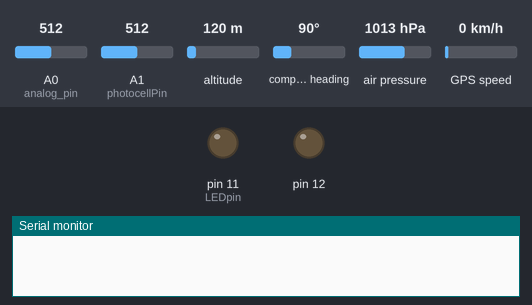
This sketch was run on a simulated Arduino Uno, built with avr-gcc and run on an emulated ATmega328P. Shown: output pins drawn as LEDs (lit = HIGH), the last lines printed to the serial monitor. The test bench sets the inputs (shaded band); at power-on: A1 (photocellPin) = 512, A0 (analog_pin) = 512, altitude 120 m, compass heading 90°, air pressure 1013 hPa, GPS speed 0 km/h. The GPS gets a fix after 3 s at 37.7749, -122.4194 with 8 satellites.

Above: at 1.2 s.
1.3 s: A1 (photocellPin) set to 306
At 3.3 s:
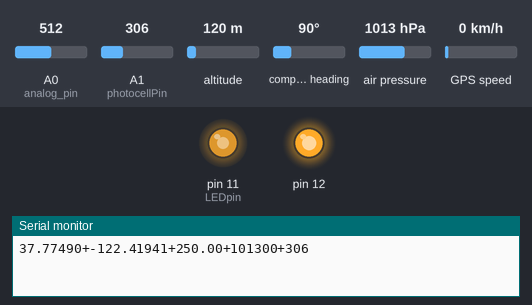
4.5 s: A1 (photocellPin) set to 30
At 5.6 s:
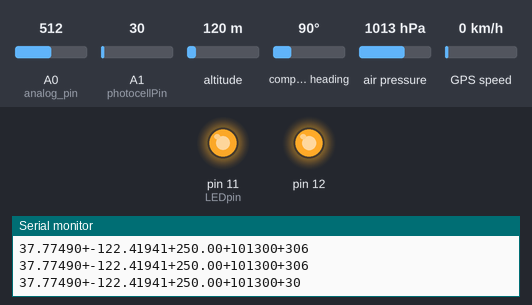
6.5 s: A1 (photocellPin) set to 716
At 7.8 s:
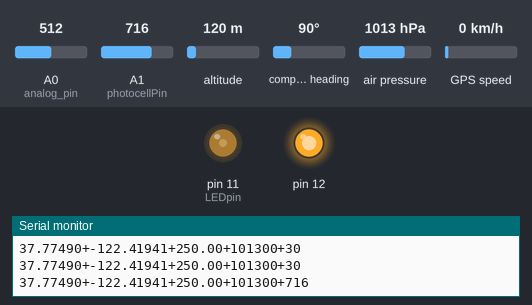
8.6 s: A1 (photocellPin) set to 992
At 10.0 s:
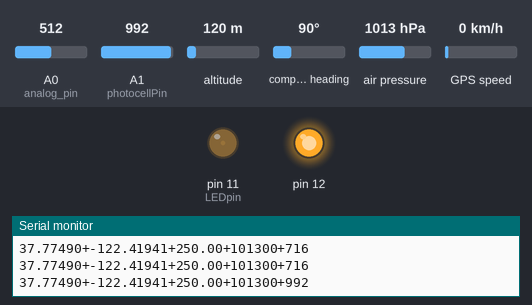
Timing chart, 0 to 11.6 s (numbered marks = the images above; inputs shaded):
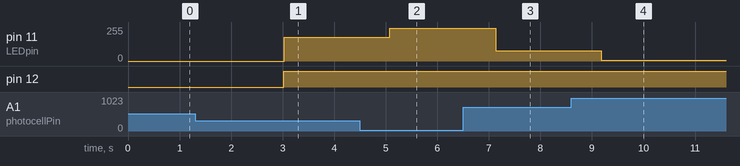

Measured:
- after the input at 1.3 s, pin 11 (LEDpin): 0/255 → 178/255 after 1.7 s
- after the input at 4.5 s, pin 11 (LEDpin): 178/255 → 247/255 after 0.58 s
- after the input at 6.5 s, pin 11 (LEDpin): 247/255 → 76/255 after 0.63 s
- after the input at 8.6 s, pin 11 (LEDpin): 76/255 → 7/255 after 0.58 s

The sketch:

GPS_funciones.ino
```cpp
/*
  6-12-12
  Aaron Weiss
  SparkFun Electronics, Beerware

  Example GPS Parser based off of arduiniana.org TinyGPS examples.

  Parses NMEA sentences from an EM406 running at 4800bps into readable
  values for latitude, longitude, elevation, date, time, course, and
  speed. Use 115200 baud for your serial port baud rate

  For the SparkFun GPS Shield. Make sure the switch is set to DLINE.

  Once you get your longitude and latitude you can paste your
  coordinates from the terminal window into Google Maps. Here is the
  link for SparkFun's location.
  http://maps.google.com/maps?q=40.06477,+-105.20997

  Uses the NewSoftSerial library for serial communication with your GPS,
  so connect your GPS TX and RX pin to any digital pin on the Arduino,
  just be sure to define which pins you are using on the Arduino to
  communicate with the GPS module.

  REVISIONS:
  1-17-11
    changed values to RXPIN = 2 and TXPIN = to correspond with
    hardware v14+. Hardware v13 used RXPIN = 3 and TXPIN = 2.

*/

// In order for this sketch to work, you will need to download
// TinyGPS and NewSoftSerial library from arduiniana.org and put them
// into the libraries folder in your ardiuno directory.
#include <SoftwareSerial.h>
#include <TinyGPS.h>
#include <SFE_BMP180.h>
#include <Wire.h>
#include <Adafruit_BMP085.h>

// Define which pins you will use on the Arduino to communicate with your
// GPS. In this case, the GPS module's TX pin will connect to the
// Arduino's RXPIN which is pin 3.
#define RXPIN 2
#define TXPIN 3
//#define RXPIN 5
//#define TXPIN 4

// This is the serial rate for your terminal program. It must be this
// fast because we need to print everything before a new sentence
// comes in. If you slow it down, the messages might not be valid and
// you will likely get checksum errors.
// Set this value equal to the baud rate of your terminal program
#define TERMBAUD  115200

// Set this value equal to the baud rate of your GPS
#define GPSBAUD  9600

// Create an instance of the TinyGPS object
TinyGPS gps;
// Initialize the NewSoftSerial library to the pins you defined above
SoftwareSerial uart_gps(RXPIN, TXPIN);

// This is where you declare prototypes for the functions that will be
// using the TinyGPS library.
void getgps(TinyGPS &gps);

// In the setup function, you need to initialize two serial ports; the
// standard hardware serial port (Serial()) to communicate with your
// terminal program an another serial port (NewSoftSerial()) for your
// GPS.

///LM35 CONFIGURACIÓN
int analog_pin = 0;
float temperatura;
//MP180 Configuracion
Adafruit_BMP085 bmp;
//Photoresistor CONFIGURACIÓN
int photocellPin = A1;     // the cell and 10K pulldown are connected to a0
int photocellReading;     // the analog reading from the sensor divider
int LEDpin = 11;          // connect Red LED to pin 11 (PWM pin)
int LEDbrightness;        //


void setup()
{

  // Sets baud rate of your terminal program
  Serial.begin(TERMBAUD);
  // Sets baud rate of your GPS
  uart_gps.begin(GPSBAUD);
  bmp.begin();
  pinMode(12, OUTPUT);
//
//  Serial.println("");
//  Serial.println("Esperando respuesta de GPS");
//  Serial.println("Waiting");
//  Serial.println("");
}

// This is the main loop of the code. All it does is check for data on
// the RX pin of the ardiuno, makes sure the data is valid NMEA sentences,
// then jumps to the getgps() function.
void loop()
{
  while(uart_gps.available())     // While there is data on the RX pin...
  {
      int c = uart_gps.read();    // load the data into a variable...
      if(gps.encode(c))      // if there is a new valid sentence...
      {
        digitalWrite(12, HIGH);
        getgps(gps);       // then grab the data.
        Serial.print("+");
        temp();
        Serial.print("+");
        presion();
        Serial.print("+");
        lux();
        delay(1000);
      }
  }
}

// The getgps function will get and print the values we want.
void getgps(TinyGPS &gps)
{
  // To get all of the data into varialbes that you can use in your code,
  // all you need to do is define variables and query the object for the
  // data. To see the complete list of functions see keywords.txt file in
  // the TinyGPS and NewSoftSerial libs.

  // Define the variables that will be used
  float latitude, longitude;
  // Then call this function
  gps.f_get_position(&latitude, &longitude);
  // You can now print variables latitude and longitude
  Serial.print(latitude,5);
  Serial.print("+");
  Serial.print(longitude,5);


}

void temp(){
temperatura = analogRead(analog_pin);
 temperatura = 5.0*temperatura*100.0/1024.0;
Serial.print(temperatura);

}

void presion(){
//   Serial.print("Temperature del 180 = ");
//    Serial.print(bmp.readTemperature());
//    Serial.println(" *C");

    //Serial.print("Pressure = ");
    Serial.print(bmp.readPressure());
  //  Serial.println(" Pa");

    // Calculate altitude assuming 'standard' barometric
    // pressure of 1013.25 millibar = 101325 Pascal
    //Serial.print("Altitude del 180= ");
    //Serial.print(bmp.readAltitude());
   // Serial.println(" meters");

   // Serial.print("Pressure at sealevel (calculated) = ");
   //Serial.print("+");
    //Serial.print(bmp.readSealevelPressure());
    //Serial.println(" Pa");
    //delay(1000);


}


void lux(){
  photocellReading = analogRead(photocellPin);

  //Serial.print("Analog reading = ");
  Serial.println(photocellReading);     // the raw analog reading

  // LED gets brighter the darker it is at the sensor
  // that means we have to -invert- the reading from 0-1023 back to 1023-0
  photocellReading = 1023 - photocellReading;
  //now we have to map 0-1023 to 0-255 since thats the range analogWrite uses
  LEDbrightness = map(photocellReading, 0, 1023, 0, 255);
  analogWrite(LEDpin, LEDbrightness);
 // delay(1000);

}
```
